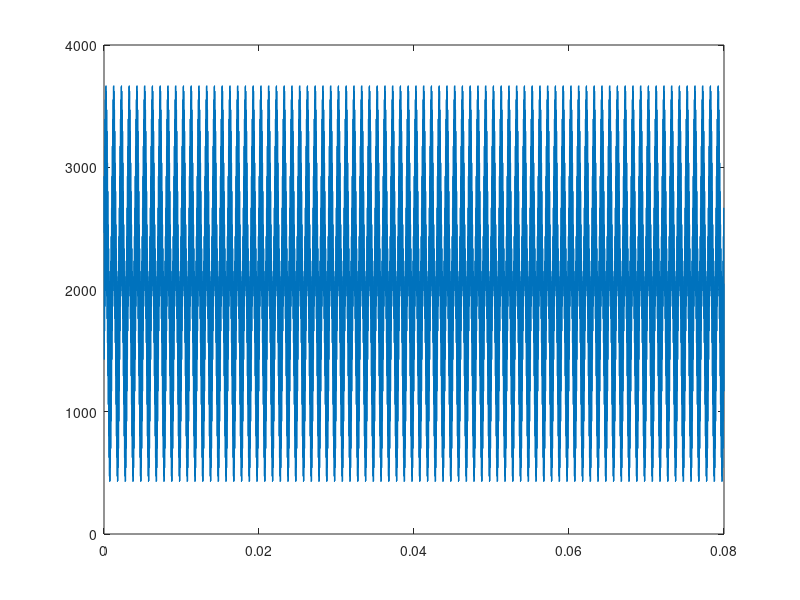
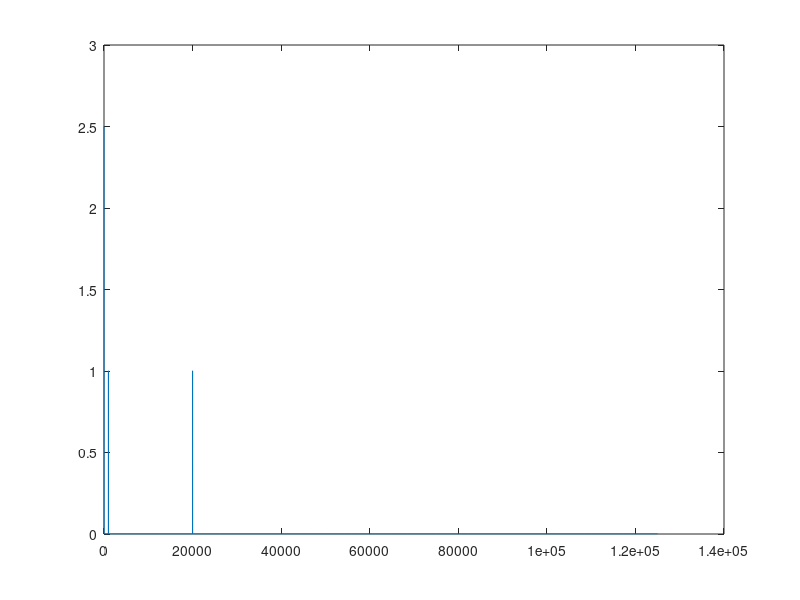

Write MATLAB code to recreate these figures, in order. (Note: this script raises an error after producing the figures.)
%%
fs = 250e3;
f1 = 1e3;
f2 = 20e3;
nSamples = 20e3;
amplitude = 0.2;
offset = 0.5;

out = zeros(nSamples,1);
for t = 1:nSamples
    out(t) = (amplitude*sin(2*pi*t*f1/fs) + amplitude*sin(2*pi*t*f2/fs) + offset)*0xFFF;
end

plot((1:nSamples)./fs, out)

%%
figure;
Out = fft(out);
P2 = abs(Out/nSamples);
P2 = (((P2+2048)/4095)*5)-2.5;
P1 = P2(1:nSamples/2+1);
P1(2:end-1) = 2*P1(2:end-1);

f = fs*(0:(nSamples/2))/nSamples;
plot(f,P1) 

%%
hold on;
var = ch1(1000:1:end);
var = (((var+2048)/4095)*5)-2.5;
Out = fft(var.*hanning(length(var)));
P2 = abs(Out/length(Out));
P1 = P2(1:length(Out)/2+1);
P1(2:end-1) = 2*P1(2:end-1);

f = fs*(0:(length(Out)/2))/nSamples;
plot(f,P1)

%%
hold on;
var = ch3(1000:1:end);
var = (((var+2048)/4095)*5)-2.5;
Out = fft(var.*hanning(length(var)));
P2 = abs(Out/length(Out));
P1 = P2(1:length(Out)/2+1);
P1(2:end-1) = 2*P1(2:end-1);

f = fs*(0:(length(Out)/2))/nSamples;
plot(f,P1)